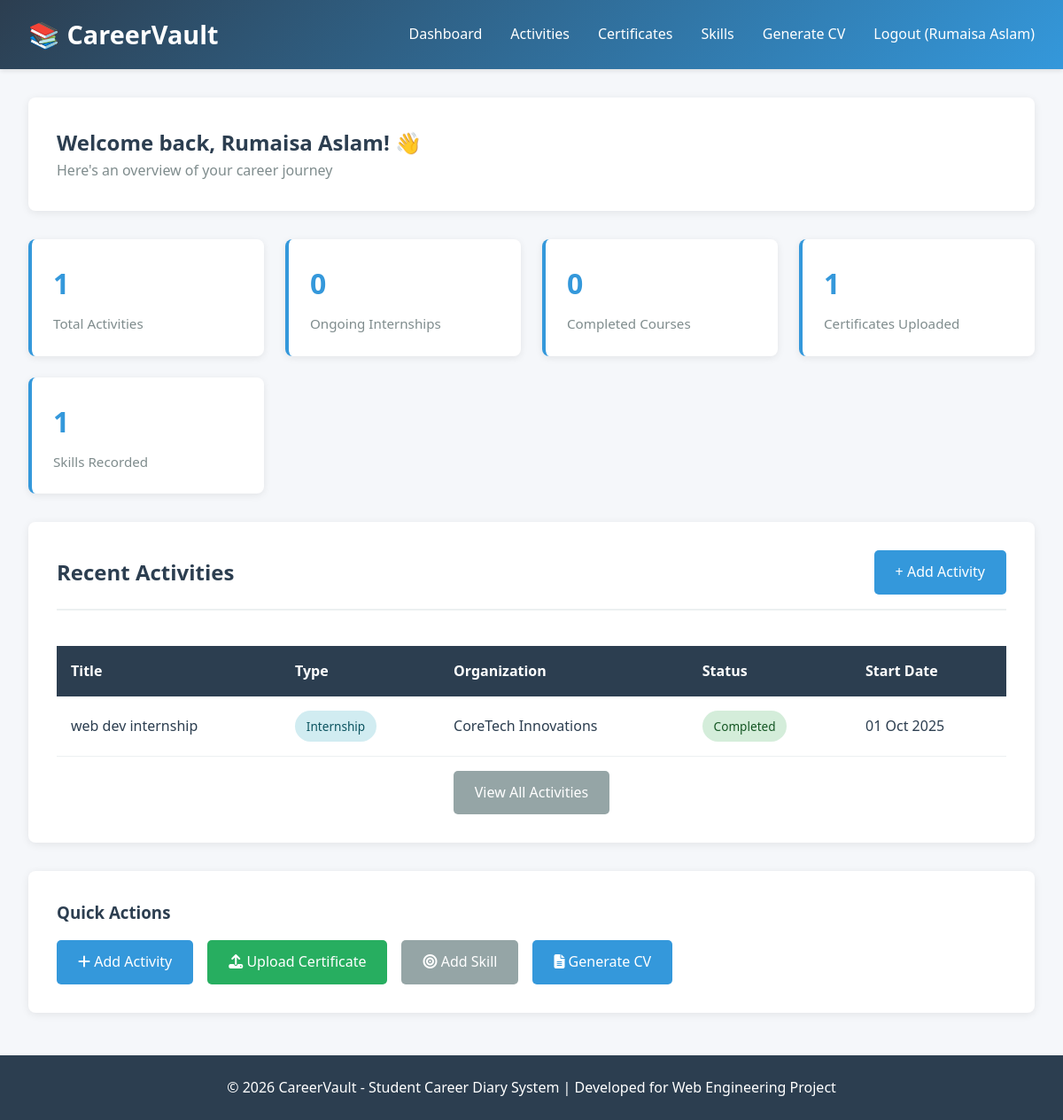
Page /dashboard/index.php (signed in) on the committed database.
### tables this page shows
CREATE TABLE `activities` (
  `activity_id` int(11) NOT NULL,
  `user_id` int(11) NOT NULL,
  `title` varchar(200) NOT NULL,
  `type` enum('Internship','Course','Conference','Workshop') NOT NULL,
  `organization` varchar(200) NOT NULL,
  `start_date` date NOT NULL,
  `end_date` date DEFAULT NULL,
  `status` enum('Ongoing','Completed') DEFAULT 'Ongoing',
  `description` text DEFAULT NULL,
  `created_at` timestamp NOT NULL DEFAULT current_timestamp(),
  `updated_at` timestamp NOT NULL DEFAULT current_timestamp() ON UPDATE current_timestamp()
);

### includes/session.php (called while the page is built, shortened)
<?php
function get_user_id() {
    return $_SESSION['user_id'] ?? null;
}
function get_user_name() {
    return $_SESSION['user_name'] ?? 'User';
}
?>

### includes/helpers.php (called while the page is built, shortened)
<?php
function format_date($date) {
    return date('d M Y', strtotime($date));
}

### dashboard/index.php (the view, shortened to what this page needs)
<?php
require_once __DIR__ . '/../config/db.php';
require_once __DIR__ . '/../includes/session.php';
require_once __DIR__ . '/../includes/helpers.php';
$user_id = get_user_id();
$stats = [];
$sql = "SELECT COUNT(*) as total FROM activities WHERE user_id = ?";
$stmt = $conn->prepare($sql);
$stmt->bind_param("i", $user_id);
$stmt->execute();
$result = $stmt->get_result();
$stats['total_activities'] = $result->fetch_assoc()['total'];
$sql = "SELECT COUNT(*) as total FROM activities WHERE user_id = ? AND type = 'Internship' AND status = 'Ongoing'";
$stmt = $conn->prepare($sql);
$stmt->bind_param("i", $user_id);
$stmt->execute();
$result = $stmt->get_result();
$stats['ongoing_internships'] = $result->fetch_assoc()['total'];
$sql = "SELECT COUNT(*) as total FROM activities WHERE user_id = ? AND type = 'Course' AND status = 'Completed'";
$stmt = $conn->prepare($sql);
$stmt->bind_param("i", $user_id);
$stmt->execute();
$result = $stmt->get_result();
$stats['completed_courses'] = $result->fetch_assoc()['total'];
$sql = "SELECT COUNT(*) as total FROM certificates WHERE user_id = ?";
$stmt = $conn->prepare($sql);
$stmt->bind_param("i", $user_id);
$stmt->execute();
$result = $stmt->get_result();
$stats['total_certificates'] = $result->fetch_assoc()['total'];
$sql = "SELECT COUNT(*) as total FROM skills WHERE user_id = ?";
$stmt = $conn->prepare($sql);
$stmt->bind_param("i", $user_id);
$stmt->execute();
$result = $stmt->get_result();
$stats['total_skills'] = $result->fetch_assoc()['total'];
$sql = "SELECT * FROM activities WHERE user_id = ? ORDER BY created_at DESC LIMIT 5";
$stmt = $conn->prepare($sql);
$stmt->bind_param("i", $user_id);
$stmt->execute();
$recent_activities = $stmt->get_result();
include '../includes/header.php';
?>
<div class="container">
    <div class="card">
        <h2>Welcome back, <?php echo get_user_name(); ?>! 👋</h2>
        <p class="text-muted">Here's an overview of your career journey</p>
    </div>
    <div class="stats-grid">
        <div class="stat-card">
            <h3><?php echo $stats['total_activities']; ?></h3>
            <p>Total Activities</p>
        </div>
        <div class="stat-card">
            <h3><?php echo $stats['ongoing_internships']; ?></h3>
            <p>Ongoing Internships</p>
        </div>
        <div class="stat-card">
            <h3><?php echo $stats['completed_courses']; ?></h3>
            <p>Completed Courses</p>
        </div>
        <div class="stat-card">
            <h3><?php echo $stats['total_certificates']; ?></h3>
            <p>Certificates Uploaded</p>
        </div>
        <div class="stat-card">
            <h3><?php echo $stats['total_skills']; ?></h3>
            <p>Skills Recorded</p>
        </div>
    </div>
    <div class="card">
        <div class="card-header">
            <h3 class="card-title">Recent Activities</h3>
            <a href="../activities/add.php" class="btn btn-primary">+ Add Activity</a>
        </div>
        <?php if ($recent_activities->num_rows > 0): ?>
            <div class="table-responsive">
                <table class="table">
                    <thead>
                        <tr>
                            <th>Title</th>
                            <th>Type</th>
                            <th>Organization</th>
                            <th>Status</th>
                            <th>Start Date</th>
                        </tr>
                    </thead>
                    <tbody>
                        <?php while ($activity = $recent_activities->fetch_assoc()): ?>
                            <tr>
                                <td><?php echo htmlspecialchars($activity['title']); ?></td>
                                <td><span class="badge badge-primary"><?php echo $activity['type']; ?></span></td>
                                <td><?php echo htmlspecialchars($activity['organization']); ?></td>
                                <td>
                                    <span class="badge <?php echo $activity['status'] == 'Completed' ? 'badge-success' : 'badge-warning'; ?>">
                                        <?php echo $activity['status']; ?>
                                    </span>
                                </td>
                                <td><?php echo format_date($activity['start_date']); ?></td>
                            </tr>
                        <?php endwhile; ?>
                    </tbody>
                </table>
            </div>
            <div style="text-align: center; margin-top: 1rem;">
                <a href="../activities/index.php" class="btn btn-secondary">View All Activities</a>
            </div>
        <?php endif; ?>
    </div>
    <div class="card">
    <h3>Quick Actions</h3>
    <div style="display: flex; gap: 1rem; flex-wrap: wrap; margin-top: 1rem;">
        <a href="../activities/add.php" class="btn btn-primary">
            <i class="fa-solid fa-plus"></i> Add Activity
        </a>
        <a href="../certificates/upload.php" class="btn btn-success">
            <i class="fa-solid fa-upload"></i> Upload Certificate
        </a>
        <a href="../skills/add.php" class="btn btn-secondary">
            <i class="fa-solid fa-bullseye"></i> Add Skill
        </a>
        <a href="../cv/generate.php" class="btn btn-primary">
            <i class="fa-solid fa-file-lines"></i> Generate CV
        </a>
    </div>
</div>
</div>
<?php
include '../includes/footer.php';
?>

### assets/css/style.css (style rules this page uses)
:root { --primary-color: #2c3e50; --secondary-color: #3498db; --success-color: #27ae60; --danger-color: #e74c3c; --warning-color: #f39c12; --light-bg: #ecf0f1; --dark-text: #2c3e50; --border-color: #bdc3c7; }
* { margin: 0; padding: 0; box-sizing: border-box; }
body { font-family: 'Segoe UI', Tahoma, Geneva, Verdana, sans-serif; background-color: #f5f7fa; color: var(--dark-text); line-height: 1.6; }
.container { max-width: 1200px; margin: 2rem auto; padding: 0 2rem; }
.card { background: white; border-radius: 8px; padding: 2rem; margin-bottom: 2rem; box-shadow: 0 2px 10px rgba(0,0,0,0.08); }
.card-header { display: flex; justify-content: space-between; align-items: center; margin-bottom: 1.5rem; padding-bottom: 1rem; border-bottom: 2px solid var(--light-bg); }
.card-title { font-size: 1.5rem; color: var(--primary-color); font-weight: 600; }
.stats-grid { display: grid; grid-template-columns: repeat(auto-fit, minmax(250px, 1fr)); gap: 1.5rem; margin-bottom: 2rem; }
.stat-card { background: white; padding: 1.5rem; border-radius: 8px; box-shadow: 0 2px 8px rgba(0,0,0,0.08); border-left: 4px solid var(--secondary-color); transition: transform 0.3s; }
.stat-card h3 { font-size: 2rem; color: var(--secondary-color); margin-bottom: 0.5rem; }
.stat-card p { color: #7f8c8d; font-size: 0.95rem; }
.btn { padding: 0.75rem 1.5rem; border: none; border-radius: 5px; cursor: pointer; font-size: 1rem; font-weight: 500; transition: all 0.3s; text-decoration: none; display: inline-block; }
.btn-primary { background-color: var(--secondary-color); color: white; }
.btn-success { background-color: var(--success-color); color: white; }
.btn-secondary { background-color: #95a5a6; color: white; }
.table-responsive { overflow-x: auto; }
.table { width: 100%; border-collapse: collapse; margin-top: 1rem; }
.table th { background-color: var(--primary-color); color: white; padding: 1rem; text-align: left; font-weight: 600; }
.table td { padding: 1rem; border-bottom: 1px solid var(--light-bg); }
.badge { display: inline-block; padding: 0.4rem 0.8rem; border-radius: 20px; font-size: 0.85rem; font-weight: 500; }
.badge-success { background-color: #d4edda; color: #155724; }
.badge-primary { background-color: #d1ecf1; color: #0c5460; }
.text-muted { color: #7f8c8d; }

### rows in the picture
activities: title "web dev internship", type "Internship", organization "CoreTech Innovations", status "Completed", start_date "01 Oct 2025"

### other values in the picture
get_user_name() "Rumaisa Aslam"
$stats['total_activities'] "1"
$stats['ongoing_internships'] "0"
$stats['completed_courses'] "0"
$stats['total_certificates'] "1"
$stats['total_skills'] "1"
